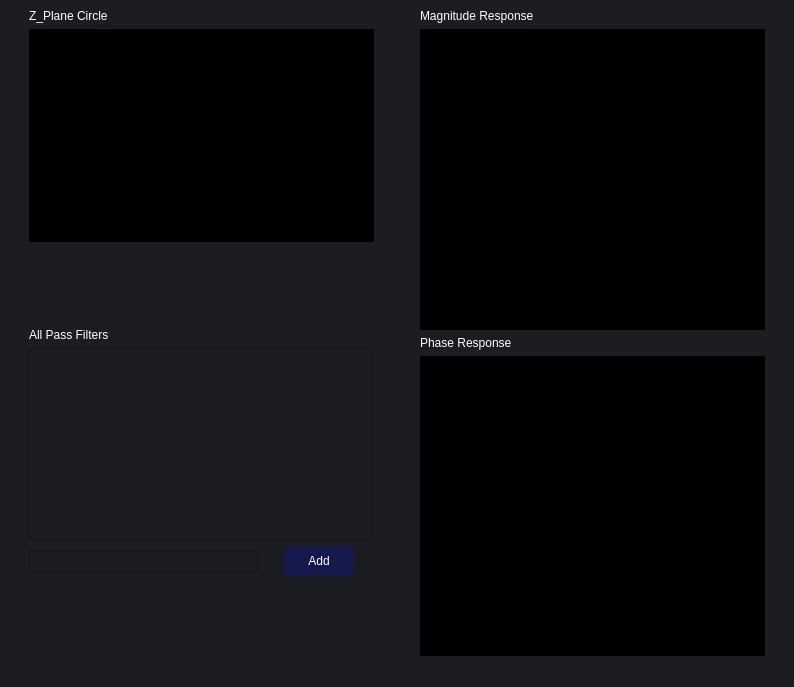
<?xml version="1.0" encoding="UTF-8"?>
<ui version="4.0">
 <class>MainWindow</class>
 <widget class="QMainWindow" name="MainWindow">
  <property name="geometry">
   <rect>
    <x>0</x>
    <y>0</y>
    <width>794</width>
    <height>687</height>
   </rect>
  </property>
  <property name="windowTitle">
   <string>MainWindow</string>
  </property>
  <property name="styleSheet">
   <string notr="true">background-color: #1b1d23</string>
  </property>
  <widget class="QWidget" name="centralwidget">
   <layout class="QGridLayout" name="gridLayout">
    <item row="0" column="0">
     <layout class="QHBoxLayout" name="horizontalLayout_17" stretch="1,1">
      <item>
       <layout class="QVBoxLayout" name="verticalLayout_10" stretch="0,1,0,0,0,0,0,0">
        <property name="leftMargin">
         <number>20</number>
        </property>
        <property name="rightMargin">
         <number>20</number>
        </property>
        <item>
         <widget class="QLabel" name="label_19">
          <property name="styleSheet">
           <string notr="true">color:white;
font-weight:10000px;</string>
          </property>
          <property name="text">
           <string>Z_Plane Circle </string>
          </property>
         </widget>
        </item>
        <item>
         <widget class="PlotWidget" name="zPlane_4" native="true">
          <property name="styleSheet">
           <string notr="true">background-color: rgb(0, 0, 0);
</string>
          </property>
         </widget>
        </item>
        <item>
         <layout class="QHBoxLayout" name="horizontalLayout_18"/>
        </item>
        <item>
         <spacer name="verticalSpacer_7">
          <property name="orientation">
           <enum>Qt::Vertical</enum>
          </property>
          <property name="sizeHint" stdset="0">
           <size>
            <width>20</width>
            <height>80</height>
           </size>
          </property>
         </spacer>
        </item>
        <item>
         <widget class="QLabel" name="label">
          <property name="styleSheet">
           <string notr="true">color:white;
</string>
          </property>
          <property name="text">
           <string>All Pass Filters</string>
          </property>
         </widget>
        </item>
        <item>
         <layout class="QHBoxLayout" name="horizontalLayout_19">
          <item>
           <widget class="QListWidget" name="listWidget"/>
          </item>
         </layout>
        </item>
        <item>
         <layout class="QHBoxLayout" name="horizontalLayout_20">
          <item>
           <widget class="QLineEdit" name="lineEdit_2">
            <property name="styleSheet">
             <string notr="true">color:white;
</string>
            </property>
           </widget>
          </item>
          <item>
           <widget class="QPushButton" name="clear_4">
            <property name="styleSheet">
             <string notr="true">QPushButton{
  appearance: button;
  border-radius: 6px;
  border-width: 0;
  box-shadow: rgba(50, 50, 93, .1) 0 0 0 1px inset,rgba(50, 50, 93, .1) 0 2px 5px 0,rgba(0, 0, 0, .07) 0 1px 1px 0;
color: rgb(255, 255, 255);
background-color:rgb(22, 25, 76);
  cursor: pointer;
  font-family: -apple-system,system-ui,&quot;Segoe UI&quot;,Roboto,&quot;Helvetica Neue&quot;,Ubuntu,sans-serif;
  height: 30px;
  margin: 0 20px 0 20px;
  position: center;
  width:70px;
}
QPushButton:hover{
background-color: #283999;
}
QPushButton:pressed{
background-color: #1c2973;
}</string>
            </property>
            <property name="text">
             <string>Add</string>
            </property>
           </widget>
          </item>
         </layout>
        </item>
        <item>
         <spacer name="verticalSpacer_8">
          <property name="orientation">
           <enum>Qt::Vertical</enum>
          </property>
          <property name="sizeHint" stdset="0">
           <size>
            <width>20</width>
            <height>80</height>
           </size>
          </property>
         </spacer>
        </item>
       </layout>
      </item>
      <item>
       <layout class="QVBoxLayout" name="verticalLayout_11" stretch="0,4,0,4">
        <property name="leftMargin">
         <number>20</number>
        </property>
        <property name="rightMargin">
         <number>20</number>
        </property>
        <property name="bottomMargin">
         <number>0</number>
        </property>
        <item>
         <widget class="QLabel" name="label_20">
          <property name="styleSheet">
           <string notr="true">color:white;
font-weight:10000px;</string>
          </property>
          <property name="text">
           <string>Magnitude Response</string>
          </property>
         </widget>
        </item>
        <item>
         <widget class="PlotWidget" name="magPlot_4" native="true">
          <property name="styleSheet">
           <string notr="true">background-color: rgb(0, 0, 0);</string>
          </property>
         </widget>
        </item>
        <item>
         <widget class="QLabel" name="label_21">
          <property name="styleSheet">
           <string notr="true">color:white;
font-weight:10000px;</string>
          </property>
          <property name="text">
           <string>Phase Response</string>
          </property>
         </widget>
        </item>
        <item>
         <widget class="PlotWidget" name="phasePlot_4" native="true">
          <property name="styleSheet">
           <string notr="true">background-color: rgb(0, 0, 0);
</string>
          </property>
         </widget>
        </item>
       </layout>
      </item>
     </layout>
    </item>
   </layout>
  </widget>
  <widget class="QMenuBar" name="menubar">
   <property name="geometry">
    <rect>
     <x>0</x>
     <y>0</y>
     <width>794</width>
     <height>26</height>
    </rect>
   </property>
  </widget>
  <widget class="QStatusBar" name="statusbar"/>
 </widget>
 <customwidgets>
  <customwidget>
   <class>PlotWidget</class>
   <extends>QWidget</extends>
   <header location="global">pyqtgraph</header>
   <container>1</container>
  </customwidget>
 </customwidgets>
 <resources/>
 <connections/>
</ui>
